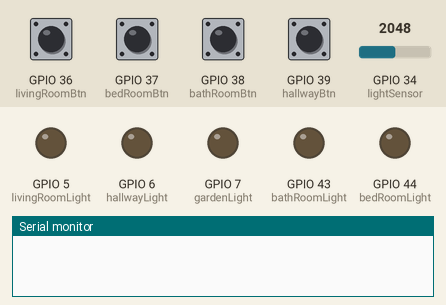
Simulated run of this sketch. Board: ESP32. Parts: output pins drawn as LEDs (lit = HIGH), the last lines printed to the serial monitor. The inputs (shaded band) are chosen by the test bench; at power-on: GPIO 36 (livingRoomBtn), GPIO 37 (bedRoomBtn), GPIO 38 (bathRoomBtn), GPIO 39 (hallwayBtn) HIGH, GPIO 34 (lightSensor) = 2048.

Above: at 1.2 s.
1.3 s: GPIO 34 (lightSensor) set to 158
2.8 s: GPIO 34 (lightSensor) set to 141
At 3.7 s:
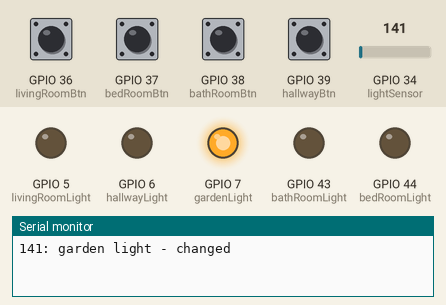
4.3 s: GPIO 36 (livingRoomBtn) pulled LOW for 0.15 s
At 4.8 s:
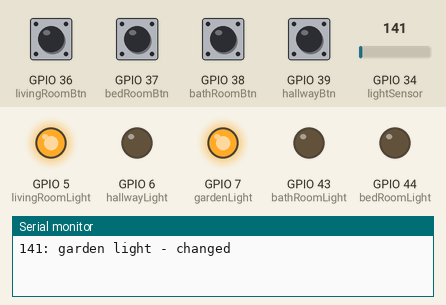
5.9 s: GPIO 37 (bedRoomBtn) pulled LOW for 0.15 s
At 7.1 s:
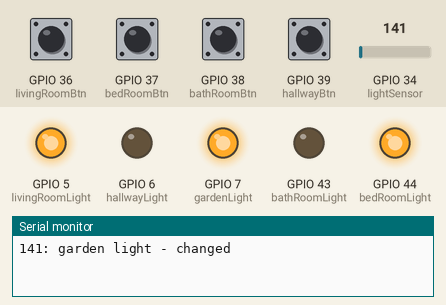
7.5 s: GPIO 38 (bathRoomBtn) pulled LOW for 0.15 s
At 8.5 s:
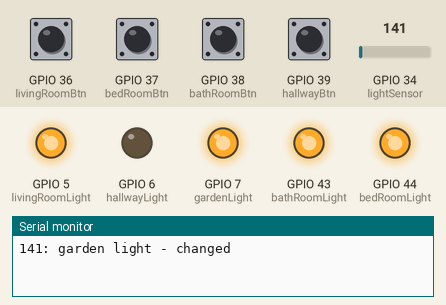
9.1 s: GPIO 39 (hallwayBtn) pulled LOW for 0.15 s
At 9.7 s:
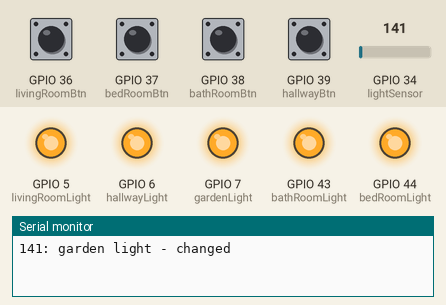
Timing chart, 0 to 11.7 s (numbered marks = the images above; inputs shaded):
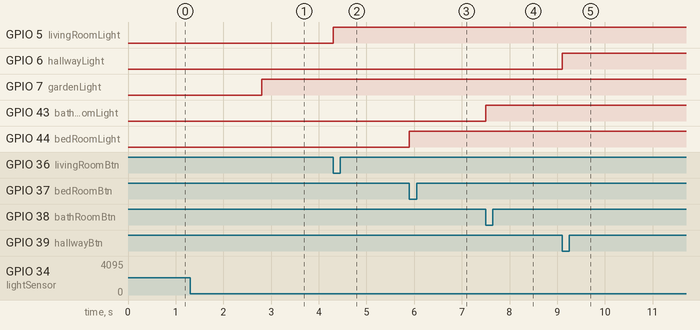

Measured:
- the behaviour switches between 151 and 150 on GPIO 34 (lightSensor) (found by bisection; images 0 and 1)
- after the input at 1.3 s, every drawn part: stays the same
- after the input at 2.8 s, GPIO 7 (gardenLight): LOW → HIGH at once
- after the input at 4.3 s, GPIO 5 (livingRoomLight): LOW → HIGH at once
- after the input at 5.9 s, GPIO 44 (bedRoomLight): LOW → HIGH at once
- after the input at 7.5 s, GPIO 43 (bathRoomLight): LOW → HIGH at once
- after the input at 9.1 s, GPIO 6 (hallwayLight): LOW → HIGH at once

The sketch:

SMART_HOME_THIEN_PRJ_NANO.ino
```cpp
//============================================================= Serial Software define
  #include <SoftwareSerial.h>
  SoftwareSerial swSerial(D3, D2); // TX RX
//============================================================= MF58 Constant
#define R_25     100.0 //Ki Ohms
#define Beta    3950.0
#define T25     298.15 // Kelvin
#define alpha   0.0033540164346805  // 1/T25
// T = 1/ (log(R/R25)/Beta + 1/T25 )

//============================================================= Button Variables
int Q1 = 1, Q1p = 1, Q2 = 1, Q2p = 1, Q3 = 1, Q3p = 1 , Q4 = 1, Q4p = 1;
int state1, state2, state3, state4; // 0: noclick; 1: falling; 2: holding; 3: rising

//============================================================= Pinout Controller
#define livingRoomBtn        A0
#define bedRoomBtn           A1
#define bathRoomBtn          A2
#define hallwayBtn           A3

#define livingRoomLight     D4
#define bedRoomLight        D7
#define bathRoomLight       D6
#define hallwayLight        D5
#define gardenLight         D8

#define lightSensor         A6
#define tempSensor          A5

uint8_t livingRoomLight_status  = 0;
uint8_t bedRoomLight_status     = 0;
uint8_t bathRoomLight_status    = 0;
uint8_t hallwayLight_status     = 0;
uint8_t gardenLight_status      = 0;
uint8_t gardenLight_status_prv      = 0;

int lightValue;

//============================================================= Timer variable
unsigned long timer1;


void swSerialTransfer(String code, String value) {
    swSerial.print(code);
    swSerial.print(":");
    swSerial.print(value);
    swSerial.print("#");
}
void swSerialTransfer(String code, double value) {
    swSerial.print(code);
    swSerial.print(":");
    swSerial.print(value);
    swSerial.print("#");
}
void setup() {
  // Serial initializing:
  Serial.begin(115200);
  swSerial.begin(9600);
  // Pinmode for butotn
  pinMode(livingRoomBtn,  INPUT_PULLUP);
  pinMode(bedRoomBtn,     INPUT_PULLUP);
  pinMode(bathRoomBtn,    INPUT_PULLUP);
  pinMode(hallwayBtn,     INPUT_PULLUP);
  // Pinmode for led
  pinMode(livingRoomLight,  OUTPUT);
  pinMode(bedRoomLight,     OUTPUT);
  pinMode(bathRoomLight,    OUTPUT);
  pinMode(hallwayLight,     OUTPUT);
  pinMode(gardenLight,      OUTPUT);
  // Set external for analog REF
  analogReference(EXTERNAL);
  swSerialTransfer("R1", "OFF");
  swSerialTransfer("R2", "OFF");
  swSerialTransfer("R3", "OFF");
  swSerialTransfer("G1", "OFF");
  swSerialTransfer("H1", "OFF");
}
void loop() {
  // Button Read
                                                    // Read button 1
  Q1 = digitalRead(livingRoomBtn);
  if ((Q1==1)&&(Q1p==1))       state1 = 0; // no click
  else if ((Q1==0)&&(Q1p==1)) {state1 = 1;} // falling
  else if ((Q1==0)&&(Q1p==0)) {state1 = 2;} // holding
  else if ((Q1==1)&&(Q1p==0)) {state1 = 3;} // rising
  Q1p = Q1;
  //-------------------------------------------------------------------------------
                                                    // Read button 2
  Q2 = digitalRead(bedRoomBtn);
  if ((Q2==1)&&(Q2p==1))       state2 = 0; // no click
  else if ((Q2==0)&&(Q2p==1)) {state2 = 1;} // falling
  else if ((Q2==0)&&(Q2p==0)) {state2 = 2;} // holding
  else if ((Q2==1)&&(Q2p==0)) {state2 = 3;} // rising
  Q2p = Q2;
  //-------------------------------------------------------------------------------
                                                    // Read button 3
  Q3 = digitalRead(bathRoomBtn);
  if ((Q3==1)&&(Q3p==1))       state3 = 0; // no click
  else if ((Q3==0)&&(Q3p==1)) {state3 = 1;} // falling
  else if ((Q3==0)&&(Q3p==0)) {state3 = 2;} // holding
  else if ((Q3==1)&&(Q3p==0)) {state3 = 3;} // rising
  Q3p = Q3;
  //-------------------------------------------------------------------------------
                                                    // Read button 4
  Q4 = digitalRead(hallwayBtn);
  if ((Q4==1)&&(Q4p==1))       state4 = 0; // no click
  else if ((Q4==0)&&(Q4p==1)) {state4 = 1;} // falling
  else if ((Q4==0)&&(Q4p==0)) {state4 = 2;} // holding
  else if ((Q4==1)&&(Q4p==0)) {state4 = 3;} // rising
  Q4p = Q4;
 //-------------------------------------------------------------------------------
//================================================================== transfer led data
  if (state1 == 1) {
    livingRoomLight_status = !livingRoomLight_status;
    swSerialTransfer("R1", livingRoomLight_status ? "ON" : "OFF");
  }
  if (state2 == 1) {
    bedRoomLight_status = !bedRoomLight_status;
    swSerialTransfer("R2", bedRoomLight_status ? "ON" : "OFF");
  }
  if (state3 == 1) {
    bathRoomLight_status = !bathRoomLight_status;
    swSerialTransfer("R3", bathRoomLight_status ? "ON" : "OFF");
  }
  if (state4 == 1) {
    hallwayLight_status = !hallwayLight_status;
    swSerialTransfer("H1", hallwayLight_status ? "ON" : "OFF");
  }

//=================================================================debug
//  Serial.print("Q1: "); Serial.print(state1);
//  Serial.print(", Q2: "); Serial.print(state2);
//  Serial.print(", Q3: "); Serial.print(state3);
//  Serial.print(", Q4: "); Serial.print(state4);
//  Serial.print(", A6: "); Serial.print(analogRead(lightSensor));
//  Serial.print(", A5: "); Serial.print(analogRead(A5));
//  Serial.println();
//============================================================ OUTPUT digital control led
  digitalWrite(livingRoomLight, livingRoomLight_status);
  digitalWrite(bedRoomLight,    bedRoomLight_status);
  digitalWrite(bathRoomLight,   bathRoomLight_status);
  digitalWrite(hallwayLight,    hallwayLight_status);
  digitalWrite(gardenLight,     gardenLight_status);

//============================================================  Read LDR sensor
  lightValue = analogRead(lightSensor);
  if (lightValue <= 150) {
    gardenLight_status_prv = gardenLight_status;
    gardenLight_status = 1;
  }
  if (lightValue >= 160) {
    gardenLight_status_prv = gardenLight_status;
    gardenLight_status = 0;
  }
//  Serial.println(lightValue);
  if (gardenLight_status_prv != gardenLight_status) {
    Serial.print(lightValue);
    Serial.println(": garden light - changed");
    swSerialTransfer("L1", lightValue);
    swSerialTransfer("G1", gardenLight_status ? "ON" : "OFF");
  }
//====================================================== Calculate Temp, light, and transfer
  if ((unsigned long)(millis() - timer1 > 10000)) {
    timer1 = millis();
    unsigned int   tempValue = analogRead(tempSensor);
    double   R1 = 108.4 * (4064.0/(double)tempValue - 1);
    double   T1 = 1 / (log(R1 / R_25)/Beta + alpha) - 273.0;
    swSerialTransfer("T1", T1);
    swSerialTransfer("L1", lightValue);
  }
//  ===================================================== Read data from NodeMCU to change data
  while (swSerial.available()) {
    String code = swSerial.readStringUntil(':');
    String value = swSerial.readStringUntil('#');
    Serial.print(code);
    Serial.print("/");
    Serial.print(value);
    Serial.println();
    if (code == "R1"){
      if (value == "ON") livingRoomLight_status = 1;
      if (value == "OFF") livingRoomLight_status = 0;
    }
    if (code == "R2"){
      if (value == "ON") bedRoomLight_status = 1;
      if (value == "OFF") bedRoomLight_status = 0;
    }
    if (code == "R3"){
      if (value == "ON") bathRoomLight_status = 1;
      if (value == "OFF") bathRoomLight_status = 0;
    }
    if (code == "H1"){
      if (value == "ON") hallwayLight_status = 1;
      if (value == "OFF") hallwayLight_status = 0;
    }
//    Serial.print("R1: "); Serial.print(livingRoomLight_status);
//    Serial.print(", R2: "); Serial.print(bedRoomLight_status);
//    Serial.print(", R3: "); Serial.print(bathRoomLight_status);
//    Serial.print(", H1: "); Serial.print(hallwayLight_status);
//    Serial.println();
  }
}
```
